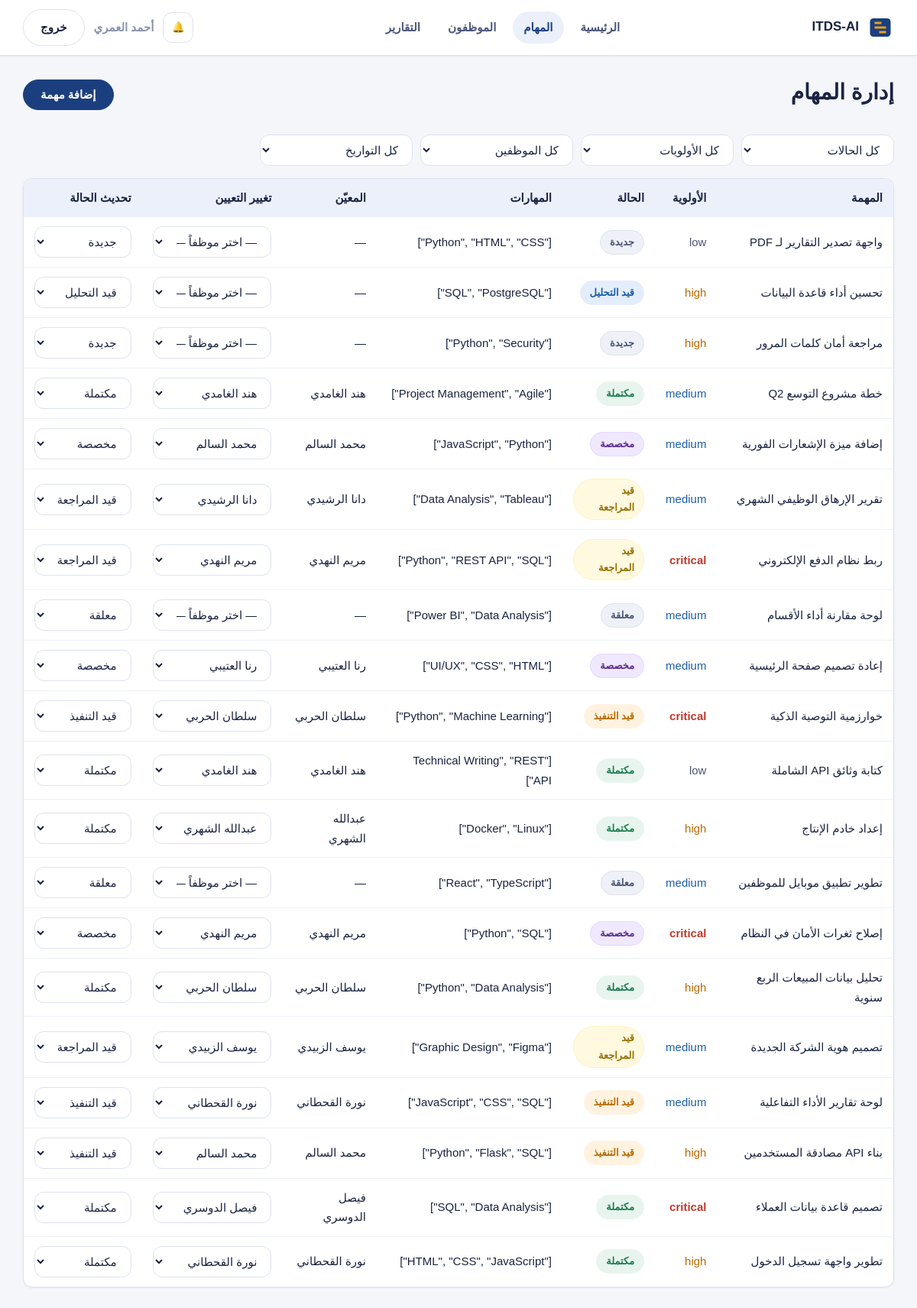
The app's page /admin/tasks (signed in) with its own data.
### tables this page shows
CREATE TABLE tasks (
            id              INTEGER PRIMARY KEY AUTOINCREMENT,
            title           TEXT NOT NULL,
            description     TEXT,
            priority        TEXT DEFAULT 'medium' CHECK(priority IN ('low','medium','high','critical')),
            status          TEXT DEFAULT 'new' CHECK(status IN ('new','analyzing','assigned','in_progress','in_review','completed','on_hold')),
            required_skills TEXT,
            deadline        TEXT,
            estimated_hours REAL DEFAULT 4.0,
            actual_hours    REAL,
            assigned_to     INTEGER REFERENCES employees(id),
            created_by      INTEGER REFERENCES users(id),
            ai_match_score  REAL,
            ai_notes        TEXT,
            created_at      TEXT DEFAULT (datetime('now')),
            assigned_at     TEXT,
            completed_at    TEXT
        );

CREATE TABLE users (
            id         INTEGER PRIMARY KEY AUTOINCREMENT,
            name       TEXT NOT NULL,
            email      TEXT UNIQUE NOT NULL,
            password   TEXT NOT NULL,
            role       TEXT NOT NULL CHECK(role IN ('admin', 'employee')),
            created_at TEXT DEFAULT (datetime('now'))
        );

### routes/admin_routes.py (the view)
@admin_bp.route("/tasks")
@admin_required
def tasks_page():
    conn = get_connection()
    try:
        rows = conn.execute(
            """
            SELECT t.*, u.name AS assignee_name
            FROM tasks t
            LEFT JOIN employees e ON e.id = t.assigned_to
            LEFT JOIN users u ON u.id = e.user_id
            ORDER BY datetime(t.created_at) DESC
            """
        ).fetchall()
        employees = conn.execute(
            """
            SELECT e.id, u.name, u.email, e.department
            FROM employees e JOIN users u ON u.id = e.user_id
            ORDER BY u.name
            """
        ).fetchall()
    finally:
        conn.close()
    return render_template("admin/tasks.html", tasks=rows, employees=employees, page_title="إدارة المهام")

### database.py (called while the page is built)
def get_connection():
    conn = sqlite3.connect(DATABASE_PATH)
    conn.row_factory = sqlite3.Row
    conn.execute("PRAGMA foreign_keys = ON")
    return conn

### templates/admin/tasks.html (shortened to what this page needs)
{% extends "base.html" %}
{% block extra_css %}<link rel="stylesheet" href="{{ url_for('static', filename='css/admin.css') }}">{% endblock %}
{% set status_ar = {
  'new':'جديدة','analyzing':'قيد التحليل','assigned':'مخصصة','in_progress':'قيد التنفيذ',
  'in_review':'قيد المراجعة','completed':'مكتملة','on_hold':'معلقة'
} %}
{% block content %}
<div id="tasks-admin-root">
    <div class="page-head">
        <h1>إدارة المهام</h1>
        <button type="button" class="btn btn-primary" id="open-task-modal">إضافة مهمة</button>
    </div>
    <div class="filters-bar">
        <select class="input" id="filter-status">
            <option value="">كل الحالات</option>
        </select>
        <select class="input" id="filter-priority">
            <option value="">كل الأولويات</option>
        </select>
        <select class="input" id="filter-employee">
            <option value="">كل الموظفين</option>
        </select>
        <select class="input" id="filter-date">
            <option value="">كل التواريخ</option>
        </select>
    </div>
    <div class="table-wrap">
        <table class="responsive-stack" id="tasks-table">
            <thead>
            <tr>
                <th>المهمة</th><th>الأولوية</th><th>الحالة</th><th>المهارات</th><th>المعيّن</th><th>تغيير التعيين</th><th>تحديث الحالة</th>
            </tr>
            </thead>
            <tbody>
            {% for t in tasks %}
            <tr data-status="{{ t.status }}" data-priority="{{ t.priority }}" data-employee="{{ t.assigned_to or '' }}" data-created="{{ t.created_at }}">
                <td data-label="المهمة">{{ t.title }}</td>
                <td data-label="الأولوية" class="priority-{{ t.priority }}">{{ t.priority }}</td>
                <td data-label="الحالة"><span class="badge status-{{ t.status }}">{{ status_ar.get(t.status, t.status) }}</span></td>
                <td data-label="المهارات">{{ t.required_skills }}</td>
                <td data-label="المعيّن">{{ t.assignee_name or '—' }}</td>
                <td data-label="تغيير التعيين">
                    <select class="input task-assign-select" data-id="{{ t.id }}">
                        <option value="">— اختر موظفاً —</option>
                        {% for e in employees %}
                        <option value="{{ e.id }}" {% if t.assigned_to == e.id %}selected{% endif %}>{{ e.name }}</option>
                        {% endfor %}
                    </select>
                </td>
                <td data-label="تحديث الحالة">
                    <select class="input task-status-select" data-id="{{ t.id }}">
                        {% for k,v in status_ar.items() %}
                        <option value="{{ k }}" {% if t.status == k %}selected{% endif %}>{{ v }}</option>
                        {% endfor %}
                    </select>
                </td>
            </tr>
            {% endfor %}
            </tbody>
        </table>
    </div>
</div>
{% endblock %}

### templates/base.html (shortened to what this page needs)
<!DOCTYPE html>
<html lang="ar" dir="rtl">
<head>
    <link rel="stylesheet" href="{{ url_for('static', filename='css/base.css') }}">
    <link rel="stylesheet" href="{{ url_for('static', filename='css/components.css') }}">
    {% block extra_css %}{% endblock %}
</head>
<body>
    {% block navbar %}
    <header class="navbar">
        <div class="navbar-inner">
            <div class="nav-brand-group">
                <a href="{{ url_for('auth.home') }}" class="brand">
                    <svg width="36" height="36" viewBox="0 0 48 48" aria-hidden="true">
                        <rect x="6" y="8" width="36" height="32" rx="6" fill="#1B3F7E"/>
                        <path d="M14 22h20v4H14zm0-8h12v4H14zm8 16h12v4H22z" fill="#E8A020"/>
                    </svg>
                    <span>ITDS-AI</span>
                </a>
            </div>
            <nav class="nav-links">
                {% if session.user_role == 'admin' %}
                <a href="{{ url_for('admin.dashboard') }}" class="{{ 'active' if request.path.startswith('/admin/dashboard') else '' }}">الرئيسية</a>
                <a href="{{ url_for('admin.tasks_page') }}" class="{{ 'active' if '/admin/tasks' in request.path else '' }}">المهام</a>
                <a href="{{ url_for('admin.employees_page') }}" class="{{ 'active' if '/admin/employees' in request.path else '' }}">الموظفون</a>
                <a href="{{ url_for('admin.reports_page') }}" class="{{ 'active' if '/admin/reports' in request.path else '' }}">التقارير</a>
                {% endif %}
            </nav>
            <div class="nav-actions">
                <div class="notif-wrap">
                    <button type="button" class="icon-btn" id="notif-bell" aria-label="الإشعارات">🔔</button>
                </div>
                <span class="nav-user-label">{{ session.user_name }}</span>
                <a class="btn btn-ghost" href="{{ url_for('auth.logout') }}">خروج</a>
            </div>
        </div>
    </header>
    {% endblock %}
    <main class="container fade-in">
        {% block content %}{% endblock %}
    </main>
</body>
</html>

### static/css/base.css (style rules this page uses)
:root { --primary: #1B3F7E; --primary-hover: #15336B; --primary-light: #EBF0FB; --accent: #E8A020; --accent-hover: #D4911A; --bg: #F4F6FA; --bg-white: #FFFFFF; --surface: #FFFFFF; --border: #DDE2EC; --border-light: #EEF1F7; --text-primary: #1A2340; --text-secondary: #4A5578; --text-muted: #8A93AA; --success: #1A7D4E; --success-bg: #E8F5EE; --warning: #B86A00; --warning-bg: #FFF3E0; --danger: #C0392B; --danger-bg: #FDECEA; --info: #1B5DA8; --info-bg: #E3EDFB; --shadow-sm: 0 1px 3px rgba(0, 0, 0, 0.06); --shadow-md: 0 2px 8px rgba(0, 0, 0, 0.08); --radius-sm: 8px; --radius-md: 12px; --radius-lg: 16px; --radius-full: 50px; }
* { font-family: "IBM Plex Sans Arabic", sans-serif; direction: rtl; box-sizing: border-box; transition: background-color 0.2s, border-color 0.2s, opacity 0.2s, transform 0.15s; }
html { font-size: 15px; }
body { margin: 0; min-height: 100vh; background: var(--bg); color: var(--text-primary); font-size: 15px; line-height: 1.7; }
h1, h2, h3 { font-weight: 700; color: var(--text-primary); margin: 0 0 0.5rem; }
h1 { font-size: 28px; }
a { color: var(--primary); text-decoration: none; }
.container { max-width: 1180px; margin: 0 auto; padding: 24px 20px 48px; }
.page-head { display: flex; flex-wrap: wrap; align-items: center; justify-content: space-between; gap: 16px; margin-bottom: 24px; }
.fade-in { animation: fadeInUp 0.3s ease forwards; }

### records on screen
tasks: title "واجهة تصدير التقارير لـ PDF", priority "low", get "جديدة", required_skills "[\"Python\", \"HTML\", \"CSS\"]", assignee_name "—", status+id "جديدة"
tasks: title "تحسين أداء قاعدة البيانات", priority "high", get "قيد التحليل", required_skills "[\"SQL\", \"PostgreSQL\"]", assignee_name "—", status+id "قيد التحليل"
tasks: title "مراجعة أمان كلمات المرور", priority "high", get "جديدة", required_skills "[\"Python\", \"Security\"]", assignee_name "—", status+id "جديدة"
tasks: title "خطة مشروع التوسع Q2", priority "medium", get "مكتملة", required_skills "[\"Project Management\", \"Agile\"]", name "هند الغامدي", assigned_to+id "هند الغامدي", status+id "مكتملة"
tasks: title "إضافة ميزة الإشعارات الفورية", priority "medium", get "مخصصة", required_skills "[\"JavaScript\", \"Python\"]", name "محمد السالم", assigned_to+id "محمد السالم", status+id "مخصصة"
tasks: title "تقرير الإرهاق الوظيفي الشهري", priority "medium", get "قيد المراجعة", required_skills "[\"Data Analysis\", \"Tableau\"]", name "دانا الرشيدي", assigned_to+id "دانا الرشيدي", status+id "قيد المراجعة"
tasks: title "ربط نظام الدفع الإلكتروني", priority "critical", get "قيد المراجعة", required_skills "[\"Python\", \"REST API\", \"SQL\"]", name "مريم النهدي", assigned_to+id "مريم النهدي", status+id "قيد المراجعة"
tasks: title "لوحة مقارنة أداء الأقسام", priority "medium", get "معلقة", required_skills "[\"Power BI\", \"Data Analysis\"]", assignee_name "—", status+id "معلقة"
tasks: title "إعادة تصميم صفحة الرئيسية", priority "medium", get "مخصصة", required_skills "[\"UI/UX\", \"CSS\", \"HTML\"]", name "رنا العتيبي", assigned_to+id "رنا العتيبي", status+id "مخصصة"
tasks: title "خوارزمية التوصية الذكية", priority "critical", get "قيد التنفيذ", required_skills "[\"Python\", \"Machine Learning\"]", name "سلطان الحربي", assigned_to+id "سلطان الحربي", status+id "قيد التنفيذ"
tasks: title "كتابة وثائق API الشاملة", priority "low", get "مكتملة", required_skills "[\"Technical Writing\", \"REST API\"]", name "هند الغامدي", assigned_to+id "هند الغامدي", status+id "مكتملة"
tasks: title "إعداد خادم الإنتاج", priority "high", get "مكتملة", required_skills "[\"Docker\", \"Linux\"]", name "عبدالله الشهري", assigned_to+id "عبدالله الشهري", status+id "مكتملة"
tasks: title "تطوير تطبيق موبايل للموظفين", priority "medium", get "معلقة", required_skills "[\"React\", \"TypeScript\"]", assignee_name "—", status+id "معلقة"
tasks: title "إصلاح ثغرات الأمان في النظام", priority "critical", get "مخصصة", required_skills "[\"Python\", \"SQL\"]", name "مريم النهدي", assigned_to+id "مريم النهدي", status+id "مخصصة"
tasks: title "تحليل بيانات المبيعات الربع سنوية", priority "high", get "مكتملة", required_skills "[\"Python\", \"Data Analysis\"]", name "سلطان الحربي", assigned_to+id "سلطان الحربي", status+id "مكتملة"
tasks: title "تصميم هوية الشركة الجديدة", priority "medium", get "قيد المراجعة", required_skills "[\"Graphic Design\", \"Figma\"]", name "يوسف الزبيدي", assigned_to+id "يوسف الزبيدي", status+id "قيد المراجعة"
tasks: title "لوحة تقارير الأداء التفاعلية", priority "medium", get "قيد التنفيذ", required_skills "[\"JavaScript\", \"CSS\", \"SQL\"]", name "نورة القحطاني", assigned_to+id "نورة القحطاني", status+id "قيد التنفيذ"
tasks: title "بناء API مصادقة المستخدمين", priority "high", get "قيد التنفيذ", required_skills "[\"Python\", \"Flask\", \"SQL\"]", name "محمد السالم", assigned_to+id "محمد السالم", status+id "قيد التنفيذ"
tasks: title "تصميم قاعدة بيانات العملاء", priority "critical", get "مكتملة", required_skills "[\"SQL\", \"Data Analysis\"]", name "فيصل الدوسري", assigned_to+id "فيصل الدوسري", status+id "مكتملة"
tasks: title "تطوير واجهة تسجيل الدخول", priority "high", get "مكتملة", required_skills "[\"HTML\", \"CSS\", \"JavaScript\"]", name "نورة القحطاني", assigned_to+id "نورة القحطاني", status+id "مكتملة"

### other values on screen
{{ session.user_name }} "أحمد العمري"
